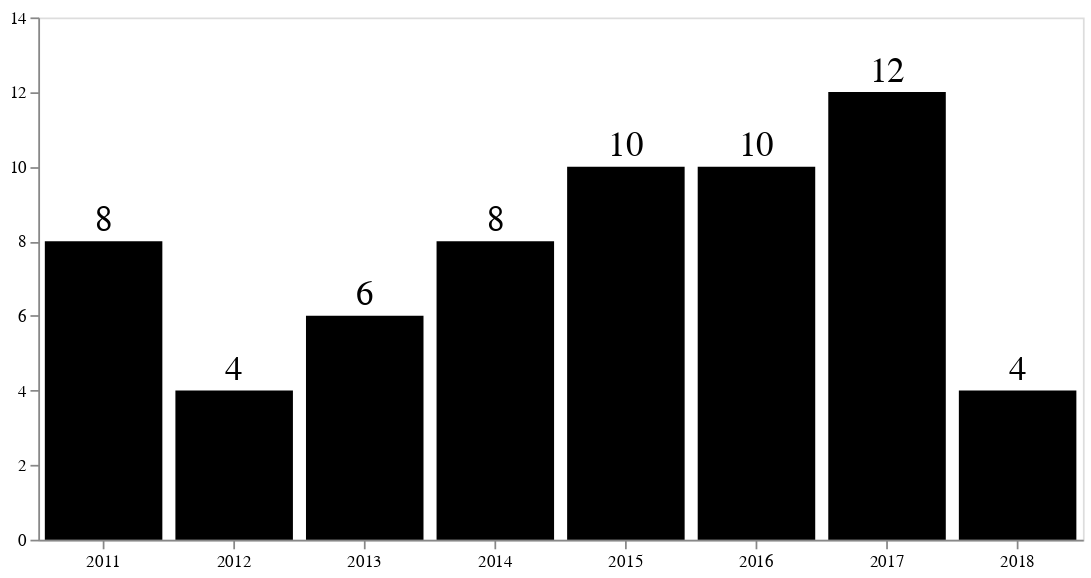

Notebook source saved alongside this figure:
### Markdown cell above
### The pace of sales

### Code cell
bars = alt.Chart(df).mark_bar(color="black").encode(
    x=alt.X("date:O", timeUnit="year", axis=alt.Axis(labelAngle=0, title="")),
    y=alt.Y("count()", scale=alt.Scale(domain=(0, 14)), axis=alt.Axis(title="", grid=False))
).properties(width=600)

text = bars.mark_text(
    align='center',
    baseline='middle',
    dy=-12,
    size=20
).encode(
    text='count()'
)

chart = bars + text

chart.configure_view(
    strokeOpacity=0
).save('assets/sales-by-year.svg')

chart

### Figure 1 — Vega-Lite specification as saved in the notebook (floating-point values rounded to 4 significant figures)
{"$schema": "https://vega.github.io/schema/vega-lite/v2.4.3.json", "config": {"view": {"height": 300, "width": 400}}, "layer": [{"data": {"values": [{"bathrooms": 2, "bedrooms": 2, "date": "2018-06-12", "price": 600000, "price_per_square_foot": 453.5, "square_feet": 1323, "unit": 527, "url": "https://www.dlxco.com/the-promenade-west-lofts-condos-for-sale-lease-downtown-losangeles?mlsno=18-334730"}, {"bathrooms": 2, "bedrooms": 2, "date": "2018-04-11", "price": 598000, "price_per_square_foot": 443.6, "square_feet": 1348, "unit": 706, "url": "https://www.dlxco.com/the-promenade-west-lofts-condos-for-sale-lease-downtown-losangeles?mlsno=SR18004194CN"}, {"bathrooms": 2, "bedrooms": 2, "date": "2018-02-01", "price": 590000, "price_per_square_foot": 446.0, "square_feet": 1323, "unit": 409, "url": "https://www.dlxco.com/the-promenade-west-lofts-condos-for-sale-lease-downtown-losangeles?mlsno=18-302636"}, {"bathrooms": 3, "bedrooms": 2, "date": "2018-01-24", "price": 615000, "price_per_square_foot": 407.6, "square_feet": 1509, "unit": 315, "url": "https://www.dlxco.com/the-promenade-west-lofts-condos-for-sale-lease-downtown-losangeles?mlsno=17-280756"}, {"bathrooms": 1, "bedrooms": 1, "date": "2017-12-13", "price": 455000, "price_per_square_foot": 452.3, "square_feet": 1006, "unit": 804, "url": "https://www.dlxco.com/the-promenade-west-lofts-condos-for-sale-lease-downtown-losangeles?mlsno=17-276468"}, {"bathrooms": 2, "bedrooms": 1, "date": "2017-12-08", "price": 450000, "price_per_square_foot": 447.3, "square_feet": 1006, "unit": 803, "url": "https://www.dlxco.com/the-promenade-west-lofts-condos-for-sale-lease-downtown-losangeles?mlsno=RS17251377MR"}, {"bathrooms": 2, "bedrooms": 2, "date": "2017-08-31", "price": 555000, "price_per_square_foot": 450.5, "square_feet": 1232, "unit": 511, "url": "https://www.dlxco.com/the-promenade-west-lofts-condos-for-sale-lease-downtown-losangeles?mlsno=SR17142069CN"}, {"bathrooms": 2, "bedrooms": 2, "date": "2017-08-22", "price": 573000, "price_per_square_foot": 470.8, "square_feet": 1217, "unit": 305, "url": "https://www.dlxco.com/the-promenade-west-lofts-condos-for-sale-lease-downtown-losangeles?mlsno=17-241720"}, {"bathrooms": 3, "bedrooms": 2, "date": "2017-07-31", "price": 580000, "price_per_square_foot": 386.7, "square_feet": 1500, "unit": 316, "url": "https://www.dlxco.com/the-promenade-west-lofts-condos-for-sale-lease-downtown-losangeles?mlsno=17-206676"}, {"bathrooms": 1, "bedrooms": 1, "date": "2017-07-24", "price": 462000, "price_per_square_foot": 465.7, "square_feet": 992, "unit": 712, "url": "https://www.dlxco.com/the-promenade-west-lofts-condos-for-sale-lease-downtown-losangeles?mlsno=17-233274"}, {"bathrooms": 2, "bedrooms": 3, "date": "2017-07-19", "price": 612000, "price_per_square_foot": 375.9, "square_feet": 1628, "unit": 705, "url": "https://www.dlxco.com/the-promenade-west-lofts-condos-for-sale-lease-downtown-losangeles?mlsno=17-229802"}, {"bathrooms": 2, "bedrooms": 2, "date": "2017-07-06", "price": 570000, "price_per_square_foot": 468.4, "square_feet": 1217, "unit": 309, "url": "https://www.dlxco.com/the-promenade-west-lofts-condos-for-sale-lease-downtown-losangeles?mlsno=17-215688"}, {"bathrooms": 2, "bedrooms": 2, "date": "2017-06-26", "price": 527500, "price_per_square_foot": 391.3, "square_feet": 1348, "unit": 621, "url": "https://www.dlxco.com/the-promenade-west-lofts-condos-for-sale-lease-downtown-losangeles?mlsno=SB17104895MR"}, {"bathrooms": 3, "bedrooms": 2, "date": "2017-05-12", "price": 605000, "price_per_square_foot": 400.1, "square_feet": 1512, "unit": 206, "url": "https://www.dlxco.com/the-promenade-west-lofts-condos-for-sale-lease-downtown-losangeles?mlsno=17-211192"}, {"bathrooms": 2, "bedrooms": 3, "date": "2017-03-27", "price": 550000, "price_per_square_foot": 322.2, "square_feet": 1707, "unit": 520, "url": "https://www.dlxco.com/the-promenade-west-lofts-condos-for-sale-lease-downtown-losangeles?mlsno=16-166900"}, {"bathrooms": 2, "bedrooms": 2, "date": "2017-01-03", "price": 570000, "price_per_square_foot": 430.8, "square_feet": 1323, "unit": 619, "url": "https://www.dlxco.com/the-promenade-west-lofts-condos-for-sale-lease-downtown-losangeles?mlsno=16-176362"}, {"bathrooms": 2, "bedrooms": 2, "date": "2016-11-18", "price": 545000, "price_per_square_foot": 435.0, "square_feet": 1253, "unit": 501, "url": "https://www.dlxco.com/the-promenade-west-lofts-condos-for-sale-lease-downtown-losangeles?mlsno=16-149712"}, {"bathrooms": 2, "bedrooms": 2, "date": "2016-11-14", "price": 615000, "price_per_square_foot": 440.5, "square_feet": 1396, "unit": 808, "url": "https://www.dlxco.com/the-promenade-west-lofts-condos-for-sale-lease-downtown-losangeles?mlsno=16-138782"}, {"bathrooms": 1, "bedrooms": 1, "date": "2016-10-11", "price": 466000, "price_per_square_foot": 463.2, "square_feet": 1006, "unit": 806, "url": "https://www.dlxco.com/the-promenade-west-lofts-condos-for-sale-lease-downtown-losangeles?mlsno=16-122734"}, {"bathrooms": 2, "bedrooms": 2, "date": "2016-09-17", "price": 575000, "price_per_square_foot": 433.3, "square_feet": 1327, "unit": 415, "url": "https://www.dlxco.com/the-promenade-west-lofts-condos-for-sale-lease-downtown-losangeles?mlsno=16-142232"}, {"bathrooms": 1, "bedrooms": 1, "date": "2016-08-05", "price": 545000, "price_per_square_foot": 541.7, "square_feet": 1006, "unit": 802, "url": "https://www.dlxco.com/the-promenade-west-lofts-condos-for-sale-lease-downtown-losangeles?mlsno=16-125118"}, {"bathrooms": 3, "bedrooms": 2, "date": "2016-07-26", "price": 629500, "price_per_square_foot": 416.3, "square_feet": 1512, "unit": 314, "url": "https://www.dlxco.com/the-promenade-west-lofts-condos-for-sale-lease-downtown-losangeles?mlsno=16-124382"}, {"bathrooms": 2, "bedrooms": 3, "date": "2016-05-31", "price": 637000, "price_per_square_foot": 391.0, "square_feet": 1629, "unit": 505, "url": "https://www.dlxco.com/the-promenade-west-lofts-condos-for-sale-lease-downtown-losangeles?mlsno=PW16060511MR"}, {"bathrooms": 1, "bedrooms": 1, "date": "2016-05-17", "price": 530000, "price_per_square_foot": 526.8, "square_feet": 1006, "unit": 801, "url": "https://www.dlxco.com/the-promenade-west-lofts-condos-for-sale-lease-downtown-losangeles?mlsno=16-975267"}, {"bathrooms": 2, "bedrooms": 2, "date": "2016-04-11", "price": 520000, "price_per_square_foot": 385.8, "square_feet": 1348, "unit": 414, "url": "https://www.dlxco.com/the-promenade-west-lofts-condos-for-sale-lease-downtown-losangeles?mlsno=15-963651"}, {"bathrooms": 3, "bedrooms": 2, "date": "2016-01-09", "price": 585000, "price_per_square_foot": 386.9, "square_feet": 1512, "unit": 202, "url": "https://www.dlxco.com/the-promenade-west-lofts-condos-for-sale-lease-downtown-losangeles?mlsno=15-960051"}, {"bathrooms": 2, "bedrooms": 2, "date": "2015-11-25", "price": 535000, "price_per_square_foot": 408.1, "square_feet": 1311, "unit": 516, "url": "https://www.dlxco.com/the-promenade-west-lofts-condos-for-sale-lease-downtown-losangeles?mlsno=315009216IT"}, {"bathrooms": 2, "bedrooms": 2, "date": "2015-09-28", "price": 560000, "price_per_square_foot": 416.0, "square_feet": 1346, "unit": 504, "url": "https://www.dlxco.com/the-promenade-west-lofts-condos-for-sale-lease-downtown-losangeles?mlsno=15-927421"}, {"bathrooms": 2, "bedrooms": 2, "date": "2015-09-03", "price": 535000, "price_per_square_foot": 404.1, "square_feet": 1324, "unit": 611, "url": "https://www.dlxco.com/the-promenade-west-lofts-condos-for-sale-lease-downtown-losangeles?mlsno=15-906695"}, {"bathrooms": 2, "bedrooms": 2, "date": "2015-08-24", "price": 558000, "price_per_square_foot": 421.8, "square_feet": 1323, "unit": 616, "url": "https://www.dlxco.com/the-promenade-west-lofts-condos-for-sale-lease-downtown-losangeles?mlsno=15-907973"}, {"bathrooms": 2, "bedrooms": 2, "date": "2015-08-20", "price": 625000, "price_per_square_foot": 472.4, "square_feet": 1323, "unit": 527, "url": "https://www.dlxco.com/the-promenade-west-lofts-condos-for-sale-lease-downtown-losangeles?mlsno=AR15120825MR"}, {"bathrooms": 2, "bedrooms": 2, "date": "2015-08-20", "price": 520000, "price_per_square_foot": 385.8, "square_feet": 1348, "unit": 701, "url": "https://www.dlxco.com/the-promenade-west-lofts-condos-for-sale-lease-downtown-losangeles?mlsno=15-913217"}, {"bathrooms": 2, "bedrooms": 2, "date": "2015-04-14", "price": 500000, "price_per_square_foot": 370.9, "square_feet": 1348, "unit": 704, "url": "https://www.dlxco.com/the-promenade-west-lofts-condos-for-sale-lease-downtown-losangeles?mlsno=15-824505"}, {"bathrooms": 2, "bedrooms": 2, "date": "2015-03-26", "price": 530000, "price_per_square_foot": 393.2, "square_feet": 1348, "unit": 412, "url": "https://www.dlxco.com/the-promenade-west-lofts-condos-for-sale-lease-downtown-losangeles?mlsno=15-879535"}, {"bathrooms": 3, "bedrooms": 2, "date": "2015-03-25", "price": 485000, "price_per_square_foot": 321.4, "square_feet": 1509, "unit": 319, "url": "https://www.dlxco.com/the-promenade-west-lofts-condos-for-sale-lease-downtown-losangeles?mlsno=14-795913"}, {"bathrooms": 3, "bedrooms": 2, "date": "2015-02-18", "price": 560000, "price_per_square_foot": 373.3, "square_feet": 1500, "unit": 203, "url": "https://www.dlxco.com/the-promenade-west-lofts-condos-for-sale-lease-downtown-losangeles?mlsno=14-812843"}, {"bathrooms": 2, "bedrooms": 2, "date": "2014-12-30", "price": 495000, "price_per_square_foot": 374.1, "square_feet": 1323, "unit": 524, "url": "https://www.dlxco.com/the-promenade-west-lofts-condos-for-sale-lease-downtown-losangeles?mlsno=14-781543"}, {"bathrooms": 2, "bedrooms": 2, "date": "2014-12-23", "price": 499000, "price_per_square_foot": 410.0, "square_feet": 1217, "unit": 209, "url": "https://www.dlxco.com/the-promenade-west-lofts-condos-for-sale-lease-downtown-losangeles?mlsno=14-812935"}, {"bathrooms": 1, "bedrooms": 1, "date": "2014-11-13", "price": 385000, "price_per_square_foot": 382.7, "square_feet": 1006, "unit": 610, "url": "https://www.dlxco.com/the-promenade-west-lofts-condos-for-sale-lease-downtown-losangeles?mlsno=14-791495"}, {"bathrooms": 3, "bedrooms": 2, "date": "2014-09-25", "price": 470000, "price_per_square_foot": 313.8, "square_feet": 1498, "unit": 317, "url": "https://www.dlxco.com/the-promenade-west-lofts-condos-for-sale-lease-downtown-losangeles?mlsno=214012630IT"}, {"bathrooms": 3, "bedrooms": 2, "date": "2014-09-19", "price": 550000, "price_per_square_foot": 363.8, "square_feet": 1512, "unit": 206, "url": "https://www.dlxco.com/the-promenade-west-lofts-condos-for-sale-lease-downtown-losangeles?mlsno=14-738439"}, {"bathrooms": 2, "bedrooms": 3, "date": "2014-05-22", "price": 625000, "price_per_square_foot": 370.9, "square_feet": 1685, "unit": 405, "url": "https://www.dlxco.com/the-promenade-west-lofts-condos-for-sale-lease-downtown-losangeles?mlsno=14-745001"}, {"bathrooms": 3, "bedrooms": 2, "date": "2014-02-12", "price": 398500, "price_per_square_foot": 264.1, "square_feet": 1509, "unit": 319, "url": "https://www.dlxco.com/the-promenade-west-lofts-condos-for-sale-lease-downtown-losangeles?mlsno=SR13129134CN"}, {"bathrooms": 2, "bedrooms": 2, "date": "2014-01-17", "price": 405000, "price_per_square_foot": 306.8, "square_feet": 1320, "unit": 108, "url": "https://www.dlxco.com/the-promenade-west-lofts-condos-for-sale-lease-downtown-losangeles?mlsno=13-719047"}, {"bathrooms": 1, "bedrooms": 1, "date": "2013-11-19", "price": 390000, "price_per_square_foot": 387.7, "square_feet": 1006, "unit": 711, "url": "https://www.dlxco.com/the-promenade-west-lofts-condos-for-sale-lease-downtown-losangeles?mlsno=13-689693"}, {"bathrooms": 2, "bedrooms": 2, "date": "2013-10-09", "price": 381650, "price_per_square_foot": 313.6, "square_feet": 1217, "unit": 211, "url": "https://www.dlxco.com/the-promenade-west-lofts-condos-for-sale-lease-downtown-losangeles?mlsno=PW13077881MR"}, {"bathrooms": 2, "bedrooms": 2, "date": "2013-09-11", "price": 420000, "price_per_square_foot": 340.9, "square_feet": 1232, "unit": 502, "url": "https://www.dlxco.com/the-promenade-west-lofts-condos-for-sale-lease-downtown-losangeles?mlsno=13-664793"}, {"bathrooms": 1, "bedrooms": 1, "date": "2013-04-12", "price": 290000, "price_per_square_foot": 289.1, "square_feet": 1003, "unit": 609, "url": "https://www.dlxco.com/the-promenade-west-lofts-condos-for-sale-lease-downtown-losangeles?mlsno=S710858MR"}, {"bathrooms": 2, "bedrooms": 2, "date": "2013-02-11", "price": 335000, "price_per_square_foot": 253.2, "square_feet": 1323, "unit": 522, "url": "https://www.dlxco.com/the-promenade-west-lofts-condos-for-sale-lease-downtown-losangeles?mlsno=P837804MR"}, {"bathrooms": 2, "bedrooms": 2, "date": "2013-02-04", "price": 390000, "price_per_square_foot": 293.9, "square_feet": 1327, "unit": 403, "url": "https://www.dlxco.com/the-promenade-west-lofts-condos-for-sale-lease-downtown-losangeles?mlsno=12-631013"}, {"bathrooms": 2, "bedrooms": 2, "date": "2012-11-07", "price": 380000, "price_per_square_foot": 286.4, "square_feet": 1327, "unit": 416, "url": "https://www.dlxco.com/the-promenade-west-lofts-condos-for-sale-lease-downtown-losangeles?mlsno=22167529IT"}, {"bathrooms": 2, "bedrooms": 2, "date": "2012-10-24", "price": 290000, "price_per_square_foot": 218.5, "square_feet": 1327, "unit": 526, "url": "https://www.dlxco.com/the-promenade-west-lofts-condos-for-sale-lease-downtown-losangeles?mlsno=12-598567"}, {"bathrooms": 2, "bedrooms": 2, "date": "2012-06-20", "price": 395000, "price_per_square_foot": 298.6, "square_feet": 1323, "unit": 308, "url": "https://www.dlxco.com/the-promenade-west-lofts-condos-for-sale-lease-downtown-losangeles?mlsno=12-593925"}, {"bathrooms": 2, "bedrooms": 2, "date": "2012-02-10", "price": 380000, "price_per_square_foot": 286.4, "square_feet": 1327, "unit": 415, "url": "https://www.dlxco.com/the-promenade-west-lofts-condos-for-sale-lease-downtown-losangeles?mlsno=11-569123"}, {"bathrooms": 3, "bedrooms": 2, "date": "2011-10-07", "price": 455000, "price_per_square_foot": 301.9, "square_feet": 1507, "unit": 205, "url": "https://www.dlxco.com/the-promenade-west-lofts-condos-for-sale-lease-downtown-losangeles?mlsno=11-535629"}, {"bathrooms": 3, "bedrooms": 2, "date": "2011-09-27", "price": 275000, "price_per_square_foot": 181.9, "square_feet": 1512, "unit": 216, "url": "https://www.dlxco.com/the-promenade-west-lofts-condos-for-sale-lease-downtown-losangeles?mlsno=C11032172MR"}, {"bathrooms": 2, "bedrooms": 2, "date": "2011-08-16", "price": 350000, "price_per_square_foot": 284.1, "square_feet": 1232, "unit": 511, "url": "https://www.dlxco.com/the-promenade-west-lofts-condos-for-sale-lease-downtown-losangeles?mlsno=11-524713"}, {"bathrooms": 1, "bedrooms": 1, "date": "2011-07-18", "price": 270000, "price_per_square_foot": 268.4, "square_feet": 1006, "unit": 804, "url": "https://www.dlxco.com/the-promenade-west-lofts-condos-for-sale-lease-downtown-losangeles?mlsno=11-505205"}, {"bathrooms": 3, "bedrooms": 2, "date": "2011-06-27", "price": 375000, "price_per_square_foot": 248.0, "square_feet": 1512, "unit": 314, "url": "https://www.dlxco.com/the-promenade-west-lofts-condos-for-sale-lease-downtown-losangeles?mlsno=11-507735"}, {"bathrooms": 3, "bedrooms": 2, "date": "2011-04-15", "price": 443000, "price_per_square_foot": 295.3, "square_feet": 1500, "unit": 203, "url": "https://www.dlxco.com/the-promenade-west-lofts-condos-for-sale-lease-downtown-losangeles?mlsno=10-469183"}, {"bathrooms": 2, "bedrooms": 2, "date": "2011-04-14", "price": 265000, "price_per_square_foot": 217.7, "square_feet": 1217, "unit": 107, "url": "https://www.dlxco.com/the-promenade-west-lofts-condos-for-sale-lease-downtown-losangeles?mlsno=R1006067MR"}, {"bathrooms": 1, "bedrooms": 1, "date": "2011-01-14", "price": 250000, "price_per_square_foot": 252.0, "square_feet": 992, "unit": 714, "url": "https://www.dlxco.com/the-promenade-west-lofts-condos-for-sale-lease-downtown-losangeles?mlsno=10-480135"}]}, "encoding": {"x": {"axis": {"labelAngle": 0, "title": ""}, "field": "date", "timeUnit": "year", "type": "ordinal"}, "y": {"aggregate": "count", "axis": {"grid": false, "title": ""}, "scale": {"domain": [0, 14]}, "type": "quantitative"}}, "mark": {"color": "black", "type": "bar"}, "width": 600}, {"data": {"values": [{"bathrooms": 2, "bedrooms": 2, "date": "2018-06-12", "price": 600000, "price_per_square_foot": 453.5, "square_feet": 1323, "unit": 527, "url": "https://www.dlxco.com/the-promenade-west-lofts-condos-for-sale-lease-downtown-losangeles?mlsno=18-334730"}, {"bathrooms": 2, "bedrooms": 2, "date": "2018-04-11", "price": 598000, "price_per_square_foot": 443.6, "square_feet": 1348, "unit": 706, "url": "https://www.dlxco.com/the-promenade-west-lofts-condos-for-sale-lease-downtown-losangeles?mlsno=SR18004194CN"}, {"bathrooms": 2, "bedrooms": 2, "date": "2018-02-01", "price": 590000, "price_per_square_foot": 446.0, "square_feet": 1323, "unit": 409, "url": "https://www.dlxco.com/the-promenade-west-lofts-condos-for-sale-lease-downtown-losangeles?mlsno=18-302636"}, {"bathrooms": 3, "bedrooms": 2, "date": "2018-01-24", "price": 615000, "price_per_square_foot": 407.6, "square_feet": 1509, "unit": 315, "url": "https://www.dlxco.com/the-promenade-west-lofts-condos-for-sale-lease-downtown-losangeles?mlsno=17-280756"}, {"bathrooms": 1, "bedrooms": 1, "date": "2017-12-13", "price": 455000, "price_per_square_foot": 452.3, "square_feet": 1006, "unit": 804, "url": "https://www.dlxco.com/the-promenade-west-lofts-condos-for-sale-lease-downtown-losangeles?mlsno=17-276468"}, {"bathrooms": 2, "bedrooms": 1, "date": "2017-12-08", "price": 450000, "price_per_square_foot": 447.3, "square_feet": 1006, "unit": 803, "url": "https://www.dlxco.com/the-promenade-west-lofts-condos-for-sale-lease-downtown-losangeles?mlsno=RS17251377MR"}, {"bathrooms": 2, "bedrooms": 2, "date": "2017-08-31", "price": 555000, "price_per_square_foot": 450.5, "square_feet": 1232, "unit": 511, "url": "https://www.dlxco.com/the-promenade-west-lofts-condos-for-sale-lease-downtown-losangeles?mlsno=SR17142069CN"}, {"bathrooms": 2, "bedrooms": 2, "date": "2017-08-22", "price": 573000, "price_per_square_foot": 470.8, "square_feet": 1217, "unit": 305, "url": "https://www.dlxco.com/the-promenade-west-lofts-condos-for-sale-lease-downtown-losangeles?mlsno=17-241720"}, {"bathrooms": 3, "bedrooms": 2, "date": "2017-07-31", "price": 580000, "price_per_square_foot": 386.7, "square_feet": 1500, "unit": 316, "url": "https://www.dlxco.com/the-promenade-west-lofts-condos-for-sale-lease-downtown-losangeles?mlsno=17-206676"}, {"bathrooms": 1, "bedrooms": 1, "date": "2017-07-24", "price": 462000, "price_per_square_foot": 465.7, "square_feet": 992, "unit": 712, "url": "https://www.dlxco.com/the-promenade-west-lofts-condos-for-sale-lease-downtown-losangeles?mlsno=17-233274"}, {"bathrooms": 2, "bedrooms": 3, "date": "2017-07-19", "price": 612000, "price_per_square_foot": 375.9, "square_feet": 1628, "unit": 705, "url": "https://www.dlxco.com/the-promenade-west-lofts-condos-for-sale-lease-downtown-losangeles?mlsno=17-229802"}, {"bathrooms": 2, "bedrooms": 2, "date": "2017-07-06", "price": 570000, "price_per_square_foot": 468.4, "square_feet": 1217, "unit": 309, "url": "https://www.dlxco.com/the-promenade-west-lofts-condos-for-sale-lease-downtown-losangeles?mlsno=17-215688"}, {"bathrooms": 2, "bedrooms": 2, "date": "2017-06-26", "price": 527500, "price_per_square_foot": 391.3, "square_feet": 1348, "unit": 621, "url": "https://www.dlxco.com/the-promenade-west-lofts-condos-for-sale-lease-downtown-losangeles?mlsno=SB17104895MR"}, {"bathrooms": 3, "bedrooms": 2, "date": "2017-05-12", "price": 605000, "price_per_square_foot": 400.1, "square_feet": 1512, "unit": 206, "url": "https://www.dlxco.com/the-promenade-west-lofts-condos-for-sale-lease-downtown-losangeles?mlsno=17-211192"}, {"bathrooms": 2, "bedrooms": 3, "date": "2017-03-27", "price": 550000, "price_per_square_foot": 322.2, "square_feet": 1707, "unit": 520, "url": "https://www.dlxco.com/the-promenade-west-lofts-condos-for-sale-lease-downtown-losangeles?mlsno=16-166900"}, {"bathrooms": 2, "bedrooms": 2, "date": "2017-01-03", "price": 570000, "price_per_square_foot": 430.8, "square_feet": 1323, "unit": 619, "url": "https://www.dlxco.com/the-promenade-west-lofts-condos-for-sale-lease-downtown-losangeles?mlsno=16-176362"}, {"bathrooms": 2, "bedrooms": 2, "date": "2016-11-18", "price": 545000, "price_per_square_foot": 435.0, "square_feet": 1253, "unit": 501, "url": "https://www.dlxco.com/the-promenade-west-lofts-condos-for-sale-lease-downtown-losangeles?mlsno=16-149712"}, {"bathrooms": 2, "bedrooms": 2, "date": "2016-11-14", "price": 615000, "price_per_square_foot": 440.5, "square_feet": 1396, "unit": 808, "url": "https://www.dlxco.com/the-promenade-west-lofts-condos-for-sale-lease-downtown-losangeles?mlsno=16-138782"}, {"bathrooms": 1, "bedrooms": 1, "date": "2016-10-11", "price": 466000, "price_per_square_foot": 463.2, "square_feet": 1006, "unit": 806, "url": "https://www.dlxco.com/the-promenade-west-lofts-condos-for-sale-lease-downtown-losangeles?mlsno=16-122734"}, {"bathrooms": 2, "bedrooms": 2, "date": "2016-09-17", "price": 575000, "price_per_square_foot": 433.3, "square_feet": 1327, "unit": 415, "url": "https://www.dlxco.com/the-promenade-west-lofts-condos-for-sale-lease-downtown-losangeles?mlsno=16-142232"}, {"bathrooms": 1, "bedrooms": 1, "date": "2016-08-05", "price": 545000, "price_per_square_foot": 541.7, "square_feet": 1006, "unit": 802, "url": "https://www.dlxco.com/the-promenade-west-lofts-condos-for-sale-lease-downtown-losangeles?mlsno=16-125118"}, {"bathrooms": 3, "bedrooms": 2, "date": "2016-07-26", "price": 629500, "price_per_square_foot": 416.3, "square_feet": 1512, "unit": 314, "url": "https://www.dlxco.com/the-promenade-west-lofts-condos-for-sale-lease-downtown-losangeles?mlsno=16-124382"}, {"bathrooms": 2, "bedrooms": 3, "date": "2016-05-31", "price": 637000, "price_per_square_foot": 391.0, "square_feet": 1629, "unit": 505, "url": "https://www.dlxco.com/the-promenade-west-lofts-condos-for-sale-lease-downtown-losangeles?mlsno=PW16060511MR"}, {"bathrooms": 1, "bedrooms": 1, "date": "2016-05-17", "price": 530000, "price_per_square_foot": 526.8, "square_feet": 1006, "unit": 801, "url": "https://www.dlxco.com/the-promenade-west-lofts-condos-for-sale-lease-downtown-losangeles?mlsno=16-975267"}, {"bathrooms": 2, "bedrooms": 2, "date": "2016-04-11", "price": 520000, "price_per_square_foot": 385.8, "square_feet": 1348, "unit": 414, "url": "https://www.dlxco.com/the-promenade-west-lofts-condos-for-sale-lease-downtown-losangeles?mlsno=15-963651"}, {"bathrooms": 3, "bedrooms": 2, "date": "2016-01-09", "price": 585000, "price_per_square_foot": 386.9, "square_feet": 1512, "unit": 202, "url": "https://www.dlxco.com/the-promenade-west-lofts-condos-for-sale-lease-downtown-losangeles?mlsno=15-960051"}, {"bathrooms": 2, "bedrooms": 2, "date": "2015-11-25", "price": 535000, "price_per_square_foot": 408.1, "square_feet": 1311, "unit": 516, "url": "https://www.dlxco.com/the-promenade-west-lofts-condos-for-sale-lease-downtown-losangeles?mlsno=315009216IT"}, {"bathrooms": 2, "bedrooms": 2, "date": "2015-09-28", "price": 560000, "price_per_square_foot": 416.0, "square_feet": 1346, "unit": 504, "url": "https://www.dlxco.com/the-promenade-west-lofts-condos-for-sale-lease-downtown-losangeles?mlsno=15-927421"}, {"bathrooms": 2, "bedrooms": 2, "date": "2015-09-03", "price": 535000, "price_per_square_foot": 404.1, "square_feet": 1324, "unit": 611, "url": "https://www.dlxco.com/the-promenade-west-lofts-condos-for-sale-lease-downtown-losangeles?mlsno=15-906695"}, {"bathrooms": 2, "bedrooms": 2, "date": "2015-08-24", "price": 558000, "price_per_square_foot": 421.8, "square_feet": 1323, "unit": 616, "url": "https://www.dlxco.com/the-promenade-west-lofts-condos-for-sale-lease-downtown-losangeles?mlsno=15-907973"}, {"bathrooms": 2, "bedrooms": 2, "date": "2015-08-20", "price": 625000, "price_per_square_foot": 472.4, "square_feet": 1323, "unit": 527, "url": "https://www.dlxco.com/the-promenade-west-lofts-condos-for-sale-lease-downtown-losangeles?mlsno=AR15120825MR"}, {"bathrooms": 2, "bedrooms": 2, "date": "2015-08-20", "price": 520000, "price_per_square_foot": 385.8, "square_feet": 1348, "unit": 701, "url": "https://www.dlxco.com/the-promenade-west-lofts-condos-for-sale-lease-downtown-losangeles?mlsno=15-913217"}, {"bathrooms": 2, "bedrooms": 2, "date": "2015-04-14", "price": 500000, "price_per_square_foot": 370.9, "square_feet": 1348, "unit": 704, "url": "https://www.dlxco.com/the-promenade-west-lofts-condos-for-sale-lease-downtown-losangeles?mlsno=15-824505"}, {"bathrooms": 2, "bedrooms": 2, "date": "2015-03-26", "price": 530000, "price_per_square_foot": 393.2, "square_feet": 1348, "unit": 412, "url": "https://www.dlxco.com/the-promenade-west-lofts-condos-for-sale-lease-downtown-losangeles?mlsno=15-879535"}, {"bathrooms": 3, "bedrooms": 2, "date": "2015-03-25", "price": 485000, "price_per_square_foot": 321.4, "square_feet": 1509, "unit": 319, "url": "https://www.dlxco.com/the-promenade-west-lofts-condos-for-sale-lease-downtown-losangeles?mlsno=14-795913"}, {"bathrooms": 3, "bedrooms": 2, "date": "2015-02-18", "price": 560000, "price_per_square_foot": 373.3, "square_feet": 1500, "unit": 203, "url": "https://www.dlxco.com/the-promenade-west-lofts-condos-for-sale-lease-downtown-losangeles?mlsno=14-812843"}, {"bathrooms": 2, "bedrooms": 2, "date": "2014-12-30", "price": 495000, "price_per_square_foot": 374.1, "square_feet": 1323, "unit": 524, "url": "https://www.dlxco.com/the-promenade-west-lofts-condos-for-sale-lease-downtown-losangeles?mlsno=14-781543"}, {"bathrooms": 2, "bedrooms": 2, "date": "2014-12-23", "price": 499000, "price_per_square_foot": 410.0, "square_feet": 1217, "unit": 209, "url": "https://www.dlxco.com/the-promenade-west-lofts-condos-for-sale-lease-downtown-losangeles?mlsno=14-812935"}, {"bathrooms": 1, "bedrooms": 1, "date": "2014-11-13", "price": 385000, "price_per_square_foot": 382.7, "square_feet": 1006, "unit": 610, "url": "https://www.dlxco.com/the-promenade-west-lofts-condos-for-sale-lease-downtown-losangeles?mlsno=14-791495"}, {"bathrooms": 3, "bedrooms": 2, "date": "2014-09-25", "price": 470000, "price_per_square_foot": 313.8, "square_feet": 1498, "unit": 317, "url": "https://www.dlxco.com/the-promenade-west-lofts-condos-for-sale-lease-downtown-losangeles?mlsno=214012630IT"}, {"bathrooms": 3, "bedrooms": 2, "date": "2014-09-19", "price": 550000, "price_per_square_foot": 363.8, "square_feet": 1512, "unit": 206, "url": "https://www.dlxco.com/the-promenade-west-lofts-condos-for-sale-lease-downtown-losangeles?mlsno=14-738439"}, {"bathrooms": 2, "bedrooms": 3, "date": "2014-05-22", "price": 625000, "price_per_square_foot": 370.9, "square_feet": 1685, "unit": 405, "url": "https://www.dlxco.com/the-promenade-west-lofts-condos-for-sale-lease-downtown-losangeles?mlsno=14-745001"}, {"bathrooms": 3, "bedrooms": 2, "date": "2014-02-12", "price": 398500, "price_per_square_foot": 264.1, "square_feet": 1509, "unit": 319, "url": "https://www.dlxco.com/the-promenade-west-lofts-condos-for-sale-lease-downtown-losangeles?mlsno=SR13129134CN"}, {"bathrooms": 2, "bedrooms": 2, "date": "2014-01-17", "price": 405000, "price_per_square_foot": 306.8, "square_feet": 1320, "unit": 108, "url": "https://www.dlxco.com/the-promenade-west-lofts-condos-for-sale-lease-downtown-losangeles?mlsno=13-719047"}, {"bathrooms": 1, "bedrooms": 1, "date": "2013-11-19", "price": 390000, "price_per_square_foot": 387.7, "square_feet": 1006, "unit": 711, "url": "https://www.dlxco.com/the-promenade-west-lofts-condos-for-sale-lease-downtown-losangeles?mlsno=13-689693"}, {"bathrooms": 2, "bedrooms": 2, "date": "2013-10-09", "price": 381650, "price_per_square_foot": 313.6, "square_feet": 1217, "unit": 211, "url": "https://www.dlxco.com/the-promenade-west-lofts-condos-for-sale-lease-downtown-losangeles?mlsno=PW13077881MR"}, {"bathrooms": 2, "bedrooms": 2, "date": "2013-09-11", "price": 420000, "price_per_square_foot": 340.9, "square_feet": 1232, "unit": 502, "url": "https://www.dlxco.com/the-promenade-west-lofts-condos-for-sale-lease-downtown-losangeles?mlsno=13-664793"}, {"bathrooms": 1, "bedrooms": 1, "date": "2013-04-12", "price": 290000, "price_per_square_foot": 289.1, "square_feet": 1003, "unit": 609, "url": "https://www.dlxco.com/the-promenade-west-lofts-condos-for-sale-lease-downtown-losangeles?mlsno=S710858MR"}, {"bathrooms": 2, "bedrooms": 2, "date": "2013-02-11", "price": 335000, "price_per_square_foot": 253.2, "square_feet": 1323, "unit": 522, "url": "https://www.dlxco.com/the-promenade-west-lofts-condos-for-sale-lease-downtown-losangeles?mlsno=P837804MR"}, {"bathrooms": 2, "bedrooms": 2, "date": "2013-02-04", "price": 390000, "price_per_square_foot": 293.9, "square_feet": 1327, "unit": 403, "url": "https://www.dlxco.com/the-promenade-west-lofts-condos-for-sale-lease-downtown-losangeles?mlsno=12-631013"}, {"bathrooms": 2, "bedrooms": 2, "date": "2012-11-07", "price": 380000, "price_per_square_foot": 286.4, "square_feet": 1327, "unit": 416, "url": "https://www.dlxco.com/the-promenade-west-lofts-condos-for-sale-lease-downtown-losangeles?mlsno=22167529IT"}, {"bathrooms": 2, "bedrooms": 2, "date": "2012-10-24", "price": 290000, "price_per_square_foot": 218.5, "square_feet": 1327, "unit": 526, "url": "https://www.dlxco.com/the-promenade-west-lofts-condos-for-sale-lease-downtown-losangeles?mlsno=12-598567"}, {"bathrooms": 2, "bedrooms": 2, "date": "2012-06-20", "price": 395000, "price_per_square_foot": 298.6, "square_feet": 1323, "unit": 308, "url": "https://www.dlxco.com/the-promenade-west-lofts-condos-for-sale-lease-downtown-losangeles?mlsno=12-593925"}, {"bathrooms": 2, "bedrooms": 2, "date": "2012-02-10", "price": 380000, "price_per_square_foot": 286.4, "square_feet": 1327, "unit": 415, "url": "https://www.dlxco.com/the-promenade-west-lofts-condos-for-sale-lease-downtown-losangeles?mlsno=11-569123"}, {"bathrooms": 3, "bedrooms": 2, "date": "2011-10-07", "price": 455000, "price_per_square_foot": 301.9, "square_feet": 1507, "unit": 205, "url": "https://www.dlxco.com/the-promenade-west-lofts-condos-for-sale-lease-downtown-losangeles?mlsno=11-535629"}, {"bathrooms": 3, "bedrooms": 2, "date": "2011-09-27", "price": 275000, "price_per_square_foot": 181.9, "square_feet": 1512, "unit": 216, "url": "https://www.dlxco.com/the-promenade-west-lofts-condos-for-sale-lease-downtown-losangeles?mlsno=C11032172MR"}, {"bathrooms": 2, "bedrooms": 2, "date": "2011-08-16", "price": 350000, "price_per_square_foot": 284.1, "square_feet": 1232, "unit": 511, "url": "https://www.dlxco.com/the-promenade-west-lofts-condos-for-sale-lease-downtown-losangeles?mlsno=11-524713"}, {"bathrooms": 1, "bedrooms": 1, "date": "2011-07-18", "price": 270000, "price_per_square_foot": 268.4, "square_feet": 1006, "unit": 804, "url": "https://www.dlxco.com/the-promenade-west-lofts-condos-for-sale-lease-downtown-losangeles?mlsno=11-505205"}, {"bathrooms": 3, "bedrooms": 2, "date": "2011-06-27", "price": 375000, "price_per_square_foot": 248.0, "square_feet": 1512, "unit": 314, "url": "https://www.dlxco.com/the-promenade-west-lofts-condos-for-sale-lease-downtown-losangeles?mlsno=11-507735"}, {"bathrooms": 3, "bedrooms": 2, "date": "2011-04-15", "price": 443000, "price_per_square_foot": 295.3, "square_feet": 1500, "unit": 203, "url": "https://www.dlxco.com/the-promenade-west-lofts-condos-for-sale-lease-downtown-losangeles?mlsno=10-469183"}, {"bathrooms": 2, "bedrooms": 2, "date": "2011-04-14", "price": 265000, "price_per_square_foot": 217.7, "square_feet": 1217, "unit": 107, "url": "https://www.dlxco.com/the-promenade-west-lofts-condos-for-sale-lease-downtown-losangeles?mlsno=R1006067MR"}, {"bathrooms": 1, "bedrooms": 1, "date": "2011-01-14", "price": 250000, "price_per_square_foot": 252.0, "square_feet": 992, "unit": 714, "url": "https://www.dlxco.com/the-promenade-west-lofts-condos-for-sale-lease-downtown-losangeles?mlsno=10-480135"}]}, "encoding": {"text": {"aggregate": "count", "type": "quantitative"}, "x": {"axis": {"labelAngle": 0, "title": ""}, "field": "date", "timeUnit": "year", "type": "ordinal"}, "y": {"aggregate": "count", "axis": {"grid": false, "title": ""}, "scale": {"domain": [0, 14]}, "type": "quantitative"}}, "mark": {"align": "center", "baseline": "middle", "dy": -12, "size": 20, "type": "text"}, "width": 600}]}
